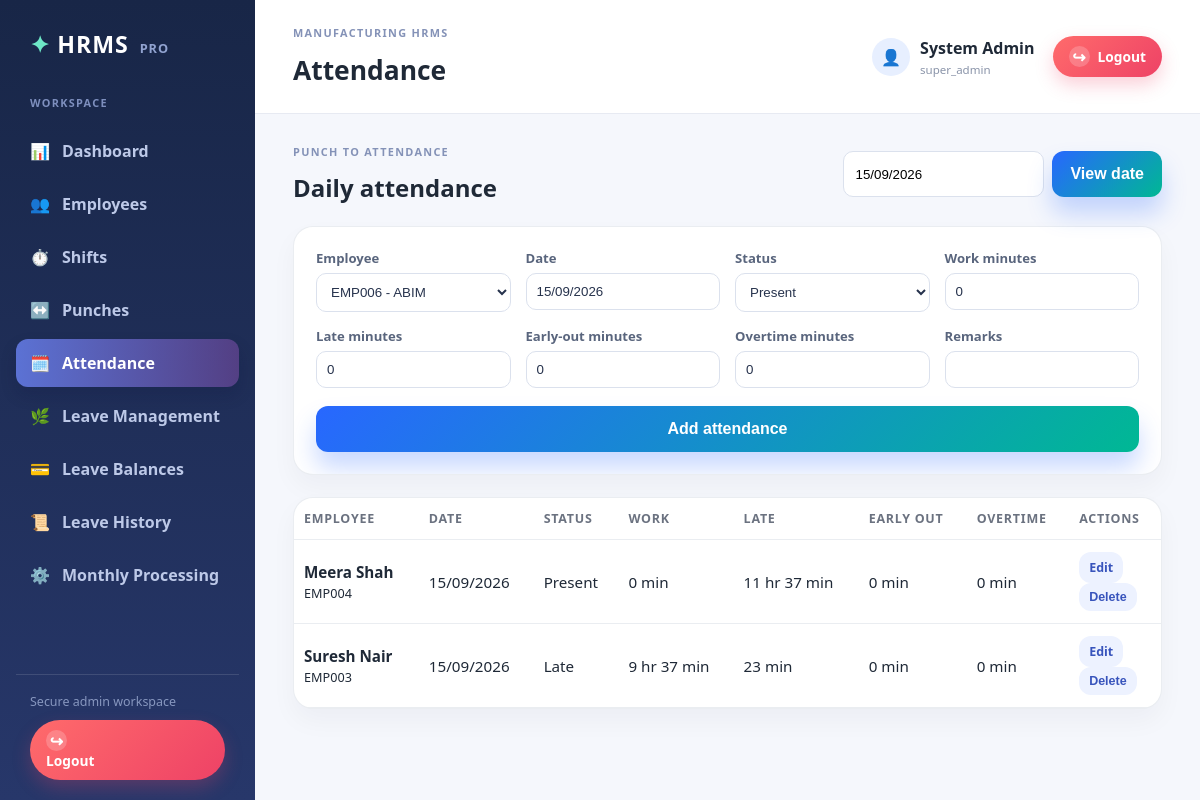
The app's page /admin/attendance.php (signed in) with its own data.
### tables this page shows
CREATE TABLE `attendance_records` (
  `id` bigint(20) NOT NULL,
  `employee_id` int(11) NOT NULL,
  `attendance_date` date NOT NULL,
  `shift_id` int(11) DEFAULT NULL,
  `status` enum('present','absent','half_day','late','early_out','holiday','leave','weekly_off','manual_adjustment') DEFAULT 'present',
  `total_work_minutes` int(11) DEFAULT 0,
  `late_minutes` int(11) DEFAULT 0,
  `early_out_minutes` int(11) DEFAULT 0,
  `overtime_minutes` int(11) DEFAULT 0,
  `approved` tinyint(1) DEFAULT 0,
  `remarks` varchar(255) DEFAULT NULL
);

CREATE TABLE `employees` (
  `id` int(11) NOT NULL,
  `employee_code` varchar(50) NOT NULL,
  `full_name` varchar(150) NOT NULL,
  `department_id` int(11) DEFAULT NULL,
  `email` varchar(150) DEFAULT NULL,
  `phone` varchar(30) DEFAULT NULL,
  `login_username` varchar(80) DEFAULT NULL,
  `password_hash` varchar(255) DEFAULT NULL,
  `credential_year` smallint(6) DEFAULT NULL,
  `status` enum('active','inactive','on_leave') DEFAULT 'active',
  `shift_id` int(11) DEFAULT NULL,
  `created_at` timestamp NOT NULL DEFAULT current_timestamp()
);

### includes/admin_helpers.php (called while the page is built, shortened)
<?php
require_once __DIR__ . '/config.php';
function normalizeDate(string $value, string $errorMessage = 'Please enter a valid date in DD/MM/YYYY format.'): string
{
    $value = trim($value);
    $formats = ['Y-m-d', 'd/m/Y'];
    foreach ($formats as $format) {
        $date = DateTime::createFromFormat('!' . $format, $value);
        $errors = DateTime::getLastErrors();
        $hasErrors = is_array($errors) && ($errors['warning_count'] > 0 || $errors['error_count'] > 0);
        if ($date && !$hasErrors && $date->format($format) === $value) {
            return $date->format('Y-m-d');
        }
    }
    throw new InvalidArgumentException($errorMessage);
}

### includes/config.php (called while the page is built, shortened)
<?php
$DB_HOST = 'localhost';
$DB_USER = 'root';
$DB_PASS = '';
$DB_NAME = 'hrms_db';
function getDbConnection(): mysqli
{
    global $DB_HOST, $DB_USER, $DB_PASS, $DB_NAME;
    $conn = new mysqli($DB_HOST, $DB_USER, $DB_PASS, $DB_NAME);
    function e(string $value): string
    {
        return htmlspecialchars($value, ENT_QUOTES, 'UTF-8');
    }
    function displayDate(string $value): string
    {
        $date = DateTime::createFromFormat('!Y-m-d', substr($value, 0, 10));
        return $date ? $date->format('d/m/Y') : $value;
    }
    function displayMinutes(int $minutes): string
    {
        $hours = intdiv($minutes, 60);
        $remainingMinutes = $minutes % 60;
        return $remainingMinutes > 0
            ? $hours . ' hr ' . $remainingMinutes . ' min'
            : $hours . ' hr';
    }
    $conn->set_charset('utf8mb4');
    return $conn;
}

### admin/attendance.php (the view, shortened to what this page needs)
<?php
require_once __DIR__ . '/../includes/admin_helpers.php';
require_once __DIR__ . '/../includes/layout.php';
$conn = adminDb();
$date = date('Y-m-d');
try {
    $date = normalizeDate((string)($_GET['date'] ?? $date), 'Please select a valid date in DD/MM/YYYY format.');
} catch (Throwable $e) {
    flash($e->getMessage(), 'error');
}
$edit = null;
$employees = $conn->query('SELECT id,employee_code,full_name FROM employees WHERE status="active" ORDER BY full_name');
$pageSize = 10;
$page = max(1, (int)($_GET['page'] ?? 1));
$countRows = $conn->prepare('SELECT COUNT(*) AS total FROM attendance_records WHERE attendance_date=?');
$countRows->bind_param('s', $date);
$countRows->execute();
$totalRows = (int)$countRows->get_result()->fetch_assoc()['total'];
$totalPages = max(1, (int)ceil($totalRows / $pageSize));
$page = min($page, $totalPages);
$offset = ($page - 1) * $pageSize;
$rows = $conn->prepare("SELECT a.*,e.employee_code,e.full_name FROM attendance_records a JOIN employees e ON e.id=a.employee_id WHERE a.attendance_date=? ORDER BY e.full_name LIMIT ? OFFSET ?");
$rows->bind_param('sii', $date, $pageSize, $offset);
$rows->execute();
$result = $rows->get_result();
?>
<div class="page-heading">
    <div>
        <p class="eyebrow">PUNCH TO ATTENDANCE</p>
        <h2><?= $edit ? 'Edit attendance' : 'Daily attendance' ?></h2>
    </div>
    <form class="inline-form"><input type="text" name="date" value="<?= e(displayDate($date)) ?>" placeholder="dd/mm/yyyy" inputmode="numeric" pattern="\d{2}/\d{2}/\d{4}" maxlength="10" aria-label="Date (dd/mm/yyyy)">
        <button class="btn btn-primary">View date</button>
    </form>
</div>
<div class="panel form-panel">
    <form method="post" data-ajax-form>
        <div class="form-grid"><label>Employee<select name="employee_id" required><?php while ($emp = $employees->fetch_assoc()): ?><option value="<?= (int)$emp['id'] ?>" <?= (($edit['employee_id'] ?? '') == $emp['id']) ? 'selected' : '' ?>><?= e($emp['employee_code'] . ' - ' . $emp['full_name']) ?></option><?php endwhile; ?></select></label>
            <label>Date<input type="text" name="attendance_date" required value="<?= e(displayDate($edit['attendance_date'] ?? $date)) ?>" placeholder="dd/mm/yyyy" inputmode="numeric" pattern="\d{2}/\d{2}/\d{4}" maxlength="10" aria-label="Attendance date (dd/mm/yyyy)"></label>
            <label>Status<select name="status"><?php foreach (['present', 'absent', 'half_day', 'late', 'early_out', 'holiday', 'leave', 'weekly_off', 'missing_punch', 'manual_adjustment'] as $v): ?><option value="<?= $v ?>" <?= (($edit['status'] ?? 'present') === $v) ? 'selected' : '' ?>><?= e(ucwords(str_replace('_', ' ', $v))) ?></option><?php endforeach; ?></select></label>
            <label>Work minutes<input type="number" min="0" name="total_work_minutes" value="<?= (int)($edit['total_work_minutes'] ?? 0) ?>"></label>
            <label>Late minutes<input type="number" min="0" name="late_minutes" value="<?= (int)($edit['late_minutes'] ?? 0) ?>"></label>
            <label>Early-out minutes<input type="number" min="0" name="early_out_minutes" value="<?= (int)($edit['early_out_minutes'] ?? 0) ?>"></label>
            <label>Overtime minutes<input type="number" min="0" name="overtime_minutes" value="<?= (int)($edit['overtime_minutes'] ?? 0) ?>"></label>
            <label>Remarks<input name="remarks" value="<?= e($edit['remarks'] ?? '') ?>"></label>
        </div>
        <button class="btn btn-primary"><?= $edit ? 'Update attendance' : 'Add attendance' ?></button>
    </form>
</div>
<div class="panel table-panel">
    <div class="table-wrap">
        <table>
            <thead>
                <tr>
                    <th>Employee</th>
                    <th>Date</th>
                    <th>Status</th>
                    <th>Work</th>
                    <th>Late</th>
                    <th>Early out</th>
                    <th>Overtime</th>
                    <th>Actions</th>
                </tr>
            </thead>
            <tbody><?php if (!$result->num_rows): ?><tr>
                        <td colspan="8" class="empty-state">No attendance records for this date.</td>
                    </tr><?php endif;
                        while ($row = $result->fetch_assoc()): ?><tr>
                        <td><strong><?= e($row['full_name']) ?></strong><br><small><?= e($row['employee_code']) ?></small></td>
                        <td><?= e(displayDate($row['attendance_date'])) ?></td>
                        <td><?= e(ucwords(str_replace('_', ' ', $row['status']))) ?></td>
                        <td><?= (int)$row['total_work_minutes'] < 60 ? (int)$row['total_work_minutes'] . ' min' : e(displayMinutes((int)$row['total_work_minutes'])) ?></td>
                        <td><?= (int)$row['late_minutes'] < 60 ? (int)$row['late_minutes'] . ' min' : e(displayMinutes((int)$row['late_minutes'])) ?></td>
                        <td><?= (int)$row['early_out_minutes'] < 60 ? (int)$row['early_out_minutes'] . ' min' : e(displayMinutes((int)$row['early_out_minutes'])) ?></td>
                        <td><?= (int)$row['overtime_minutes'] < 60 ? (int)$row['overtime_minutes'] . ' min' : e(displayMinutes((int)$row['overtime_minutes'])) ?></td>
                        <td><a class="btn btn-small" href="?date=<?= e($date) ?>&page=<?= $page ?>&edit=<?= (int)$row['id'] ?>">Edit</a>
                            <form class="inline-form" method="post" data-ajax-form onsubmit="return confirm('Delete attendance?')"><button class="btn btn-small">Delete</button></form>
                        </td>
                    </tr><?php endwhile; ?></tbody>
        </table>
    </div>
</div>

### assets/css/style.css (style rules this page uses)
:root { --bg: #f4f7fb; --panel: #ffffff; --primary: #2867ff; --primary-dark: #1d4fd8; --secondary: #00b894; --warning: #f39c12; --danger: #e74c3c; --text: #1f2937; --muted: #6b7280; --shadow: 0 20px 45px rgba(31, 41, 55, 0.12); --border: rgba(148, 163, 184, 0.2); }
* { box-sizing: border-box; }
body { margin: 0; font-family: "Segoe UI", Tahoma, Geneva, Verdana, sans-serif; background: linear-gradient(135deg, #eef4ff 0%, #ecfff8 100%); color: var(--text); }
h1, h2, h3, h4, p { margin-top: 0; }
a { text-decoration: none; color: inherit; }
.btn { display: inline-flex; align-items: center; justify-content: center; border: none; border-radius: 12px; padding: 14px 18px; font-size: 1rem; font-weight: 700; cursor: pointer; transition: transform 0.2s ease, box-shadow 0.2s ease; }
.btn-primary { width: 100%; background: linear-gradient(135deg, var(--primary) 0%, var(--secondary) 100%); color: white; box-shadow: 0 16px 24px rgba(40, 103, 255, 0.25); }
.panel { background: var(--panel); border: 1px solid var(--border); border-radius: 20px; box-shadow: 0 12px 26px rgba(15, 23, 42, 0.04); overflow: hidden; }
.table-wrap { overflow-x: auto; }
table { width: 100%; border-collapse: collapse; }
th, td { padding: 12px 10px; text-align: left; border-bottom: 1px solid rgba(148, 163, 184, 0.2); font-size: 0.95rem; }
th { color: var(--muted); font-size: 0.78rem; letter-spacing: 0.06em; text-transform: uppercase; }
.admin-body { background: #f5f7fc; }
.menu-caption, .eyebrow { color: #8492b7; font-size: .68rem; font-weight: 800; letter-spacing: .12em; margin: 0 0 12px; }
.page-heading { display: flex; justify-content: space-between; align-items: center; gap: 15px; margin-bottom: 22px; }
.page-heading h2 { margin: 0; font-size: 1.5rem; }
.inline-form { display: flex; gap: 8px; }
.inline-form input { border: 1px solid #dbe1ed; border-radius: 10px; padding: 11px; }
.btn-small { padding: 7px 10px; font-size: .78rem; background: #edf2ff; color: #3854bc; }
.table-panel { padding: 0; }
.table-panel table { min-width: 780px; }
.form-panel { margin-bottom: 22px; padding: 22px; }
.form-grid { display: grid; grid-template-columns: repeat(auto-fit, minmax(180px, 1fr)); gap: 15px; margin-bottom: 18px; }
.form-grid label { color: #59657d; font-size: .82rem; font-weight: 700; }
.form-grid input, .form-grid select { display: block; box-sizing: border-box; width: 100%; margin-top: 6px; border: 1px solid #dbe1ed; border-radius: 10px; padding: 10px; background: #fff; color: #27334d; }

### records on screen
attendance_records: employee.full_name "Meera Shah", employee.employee_code "EMP004", attendance_date "15/09/2026", status "Present", total_work_minutes "0", late_minutes "11 hr 37 min", early_out_minutes "0", overtime_minutes "0"
attendance_records: employee.full_name "Suresh Nair", employee.employee_code "EMP003", attendance_date "15/09/2026", status "Late", total_work_minutes "9 hr 37 min", late_minutes "23", early_out_minutes "0", overtime_minutes "0"

### other values on screen
$menu[0] "📊"
$menu[1] "Dashboard"
$menu[0] "👥"
$menu[1] "Employees"
$menu[0] "⏱️"
$menu[1] "Shifts"
$menu[0] "↔️"
$menu[1] "Punches"
$menu[0] "🗓️"
$menu[1] "Attendance"
$menu[0] "🌿"
$menu[1] "Leave Management"
$menu[0] "💳"
$menu[1] "Leave Balances"
$menu[0] "📜"
